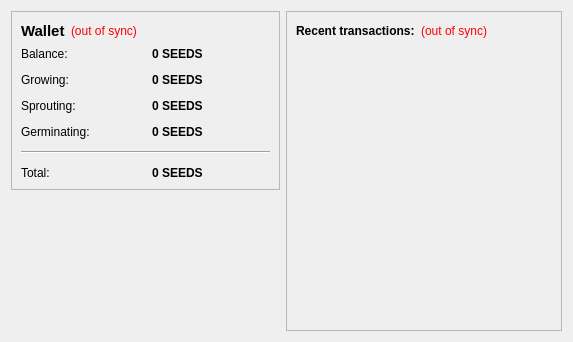
<?xml version="1.0" encoding="UTF-8"?>
<ui version="4.0">
 <class>OverviewPage</class>
 <widget class="QWidget" name="OverviewPage">
  <property name="geometry">
   <rect>
    <x>0</x>
    <y>0</y>
    <width>573</width>
    <height>342</height>
   </rect>
  </property>
  <property name="windowTitle">
   <string>Form</string>
  </property>
  <layout class="QHBoxLayout" name="horizontalLayout" stretch="0,0">
   <item>
    <layout class="QVBoxLayout" name="verticalLayout_2">
     <item>
      <widget class="QFrame" name="frame">
       <property name="frameShape">
        <enum>QFrame::StyledPanel</enum>
       </property>
       <property name="frameShadow">
        <enum>QFrame::Raised</enum>
       </property>
       <layout class="QVBoxLayout" name="verticalLayout_4">
        <item>
         <layout class="QHBoxLayout" name="horizontalLayout_4">
          <item>
           <widget class="QLabel" name="label_5">
            <property name="font">
             <font>
              <pointsize>11</pointsize>
              <weight>75</weight>
              <bold>true</bold>
             </font>
            </property>
            <property name="text">
             <string>Wallet</string>
            </property>
           </widget>
          </item>
          <item>
           <widget class="QLabel" name="labelWalletStatus">
            <property name="toolTip">
             <string>The displayed information may be out of date. Your wallet automatically synchronizes with the SeedShares network after a connection is established, but this process has not completed yet.</string>
            </property>
            <property name="styleSheet">
             <string notr="true">QLabel { color: red; }</string>
            </property>
            <property name="text">
             <string notr="true">(out of sync)</string>
            </property>
            <property name="alignment">
             <set>Qt::AlignLeading|Qt::AlignLeft|Qt::AlignVCenter</set>
            </property>
           </widget>
          </item>
          <item>
           <spacer name="horizontalSpacer_2">
            <property name="orientation">
             <enum>Qt::Horizontal</enum>
            </property>
            <property name="sizeHint" stdset="0">
             <size>
              <width>40</width>
              <height>20</height>
             </size>
            </property>
           </spacer>
          </item>
         </layout>
        </item>
        <item>
         <layout class="QGridLayout" name="gridLayout">
          <property name="spacing">
           <number>12</number>
          </property>
          <item row="3" column="1">
           <widget class="QLabel" name="labelImmature">
            <property name="font">
             <font>
              <weight>75</weight>
              <bold>true</bold>
             </font>
            </property>
            <property name="toolTip">
             <string>Mined balance that has not yet matured</string>
            </property>
            <property name="text">
             <string notr="true">0 SEEDS</string>
            </property>
            <property name="textInteractionFlags">
             <set>Qt::LinksAccessibleByMouse|Qt::TextSelectableByKeyboard|Qt::TextSelectableByMouse</set>
            </property>
           </widget>
          </item>
          <item row="2" column="1">
           <widget class="QLabel" name="labelUnconfirmed">
            <property name="font">
             <font>
              <weight>75</weight>
              <bold>true</bold>
             </font>
            </property>
            <property name="cursor">
             <cursorShape>IBeamCursor</cursorShape>
            </property>
            <property name="toolTip">
             <string>Total of transactions that have yet to be confirmed, and do not yet count toward the current balance</string>
            </property>
            <property name="text">
             <string notr="true">0 SEEDS</string>
            </property>
            <property name="textInteractionFlags">
             <set>Qt::LinksAccessibleByMouse|Qt::TextSelectableByKeyboard|Qt::TextSelectableByMouse</set>
            </property>
           </widget>
          </item>
          <item row="3" column="0">
           <widget class="QLabel" name="labelImmatureText">
            <property name="text">
             <string>Germinating:</string>
            </property>
           </widget>
          </item>
          <item row="2" column="0">
           <widget class="QLabel" name="label_3">
            <property name="text">
             <string>Sprouting:</string>
            </property>
           </widget>
          </item>
          <item row="5" column="0">
           <widget class="QLabel" name="labelTotalText">
            <property name="text">
             <string>Total:</string>
            </property>
           </widget>
          </item>
          <item row="5" column="1">
           <widget class="QLabel" name="labelTotal">
            <property name="font">
             <font>
              <weight>75</weight>
              <bold>true</bold>
             </font>
            </property>
            <property name="cursor">
             <cursorShape>IBeamCursor</cursorShape>
            </property>
            <property name="toolTip">
             <string>Your current total balance</string>
            </property>
            <property name="text">
             <string notr="true">0 SEEDS</string>
            </property>
            <property name="textInteractionFlags">
             <set>Qt::LinksAccessibleByMouse|Qt::TextSelectableByKeyboard|Qt::TextSelectableByMouse</set>
            </property>
           </widget>
          </item>
          <item row="1" column="1">
           <widget class="QLabel" name="labelStake">
            <property name="font">
             <font>
              <weight>75</weight>
              <bold>true</bold>
             </font>
            </property>
            <property name="cursor">
             <cursorShape>IBeamCursor</cursorShape>
            </property>
            <property name="toolTip">
             <string>Total of coins that was staked, and do not yet count toward the current balance</string>
            </property>
            <property name="text">
             <string notr="true">0 SEEDS</string>
            </property>
            <property name="textInteractionFlags">
             <set>Qt::LinksAccessibleByMouse|Qt::TextSelectableByKeyboard|Qt::TextSelectableByMouse</set>
            </property>
           </widget>
          </item>
          <item row="4" column="0" colspan="2">
           <widget class="Line" name="line">
            <property name="orientation">
             <enum>Qt::Horizontal</enum>
            </property>
           </widget>
          </item>
          <item row="1" column="0">
           <widget class="QLabel" name="label_6">
            <property name="text">
             <string>Growing:</string>
            </property>
           </widget>
          </item>
          <item row="0" column="1">
           <widget class="QLabel" name="labelBalance">
            <property name="font">
             <font>
              <weight>75</weight>
              <bold>true</bold>
             </font>
            </property>
            <property name="cursor">
             <cursorShape>IBeamCursor</cursorShape>
            </property>
            <property name="toolTip">
             <string>Your current spendable balance</string>
            </property>
            <property name="text">
             <string notr="true">0 SEEDS</string>
            </property>
            <property name="textInteractionFlags">
             <set>Qt::LinksAccessibleByMouse|Qt::TextSelectableByKeyboard|Qt::TextSelectableByMouse</set>
            </property>
           </widget>
          </item>
          <item row="0" column="0">
           <widget class="QLabel" name="label">
            <property name="text">
             <string>Balance:</string>
            </property>
           </widget>
          </item>
         </layout>
        </item>
       </layout>
      </widget>
     </item>
     <item alignment="Qt::AlignHCenter|Qt::AlignVCenter">
      <widget class="QLabel" name="label_2">
       <property name="text">
        <string/>
       </property>
       <property name="pixmap">
        <pixmap resource="../bitcoin.qrc">:/images/dark-vertical</pixmap>
       </property>
       <property name="alignment">
        <set>Qt::AlignCenter</set>
       </property>
      </widget>
     </item>
    </layout>
   </item>
   <item>
    <layout class="QVBoxLayout" name="verticalLayout_3">
     <item>
      <widget class="QFrame" name="frame_2">
       <property name="frameShape">
        <enum>QFrame::StyledPanel</enum>
       </property>
       <property name="frameShadow">
        <enum>QFrame::Raised</enum>
       </property>
       <layout class="QVBoxLayout" name="verticalLayout">
        <item>
         <layout class="QHBoxLayout" name="horizontalLayout_2">
          <item>
           <widget class="QLabel" name="label_4">
            <property name="text">
             <string>&lt;b&gt;Recent transactions:&lt;/b&gt;</string>
            </property>
           </widget>
          </item>
          <item>
           <widget class="QLabel" name="labelTransactionsStatus">
            <property name="toolTip">
             <string>The displayed information may be out of date. Your wallet automatically synchronizes with the SeedShares network after a connection is established, but this process has not completed yet.</string>
            </property>
            <property name="styleSheet">
             <string notr="true">QLabel { color: red; }</string>
            </property>
            <property name="text">
             <string notr="true">(out of sync)</string>
            </property>
            <property name="alignment">
             <set>Qt::AlignRight|Qt::AlignTrailing|Qt::AlignVCenter</set>
            </property>
           </widget>
          </item>
          <item>
           <spacer name="horizontalSpacer">
            <property name="orientation">
             <enum>Qt::Horizontal</enum>
            </property>
            <property name="sizeHint" stdset="0">
             <size>
              <width>40</width>
              <height>20</height>
             </size>
            </property>
           </spacer>
          </item>
         </layout>
        </item>
        <item>
         <widget class="QListView" name="listTransactions">
          <property name="styleSheet">
           <string notr="true">QListView { background: transparent;
color: black;
 }</string>
          </property>
          <property name="frameShape">
           <enum>QFrame::NoFrame</enum>
          </property>
          <property name="verticalScrollBarPolicy">
           <enum>Qt::ScrollBarAlwaysOff</enum>
          </property>
          <property name="horizontalScrollBarPolicy">
           <enum>Qt::ScrollBarAlwaysOff</enum>
          </property>
          <property name="selectionMode">
           <enum>QAbstractItemView::NoSelection</enum>
          </property>
         </widget>
        </item>
        <item>
         <spacer name="verticalSpacer_2">
          <property name="orientation">
           <enum>Qt::Vertical</enum>
          </property>
          <property name="sizeHint" stdset="0">
           <size>
            <width>20</width>
            <height>186</height>
           </size>
          </property>
         </spacer>
        </item>
       </layout>
      </widget>
     </item>
    </layout>
   </item>
  </layout>
 </widget>
 <resources>
  <include location="../bitcoin.qrc"/>
 </resources>
 <connections/>
</ui>
